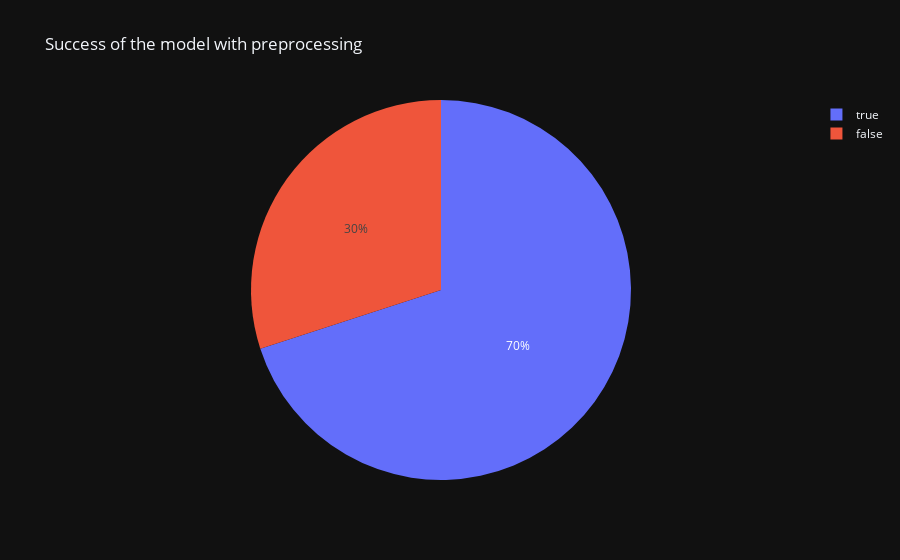

Source (notebook cell):
### Code cell
fig = px.pie(summary, names='Success', title ='Success of the model with preprocessing')
fig.show()

### Figure 1 — Plotly figure (JSON) as saved in the notebook; plotly's stock layout.template omitted (floating-point values rounded to 4 significant figures)
{"data": [{"domain": {"x": [0.0, 1.0], "y": [0.0, 1.0]}, "hovertemplate": "Success=%{label}<extra></extra>", "labels": [true, true, true, true, false, true, false, false, true, true], "legendgroup": "", "name": "", "showlegend": true, "type": "pie"}], "layout": {"legend": {"tracegroupgap": 0}, "title": {"text": "Success of the model with preprocessing"}}}
